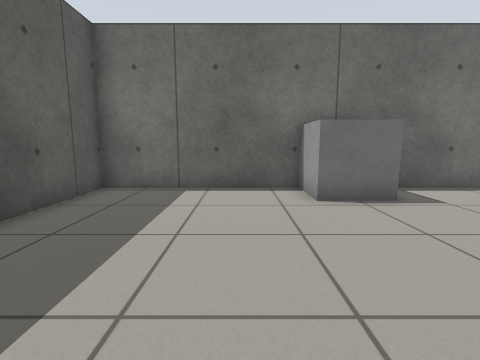
view 1 (above)

23 first-person views from a walk through a Gazebo world. The camera is 0.72 m above the floor, tilts 8° down and sees 85° across. The floor is counted in squares, 0.5 m on a side. Each view is taken from the middle of a square. On the plan, view 1 faces up. The plan holds only what a view shows up to about 13 squares ahead; the rest is blank. Robots are left out.

view 2
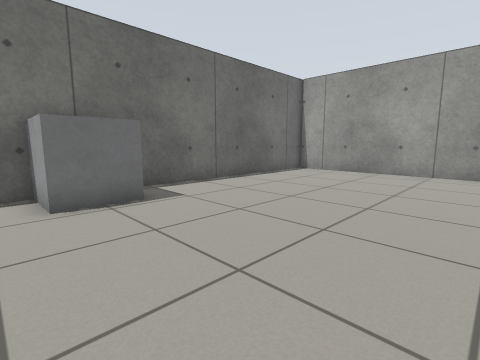

view 3
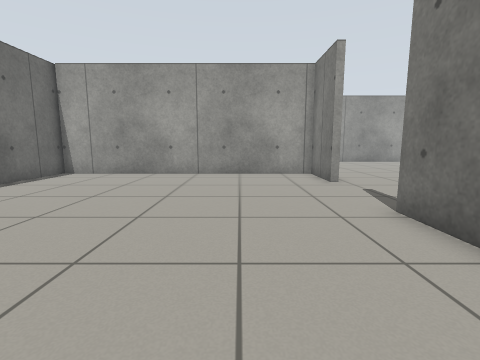

view 4
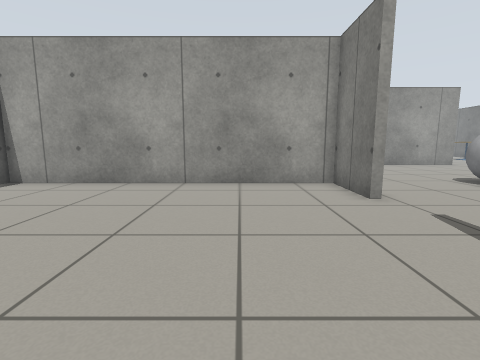

view 5
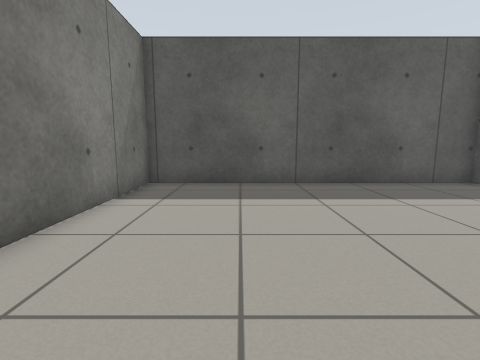

view 6
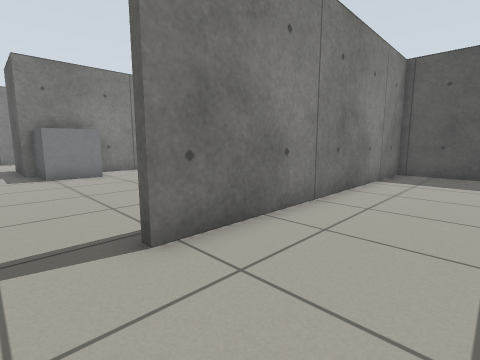

view 7
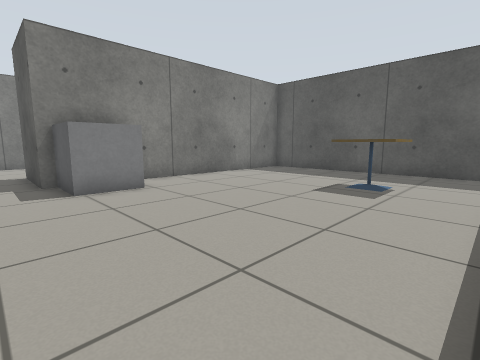

view 8
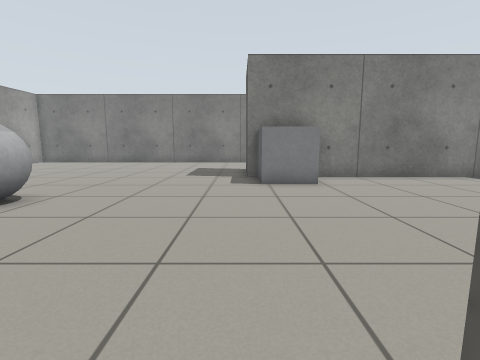

view 9
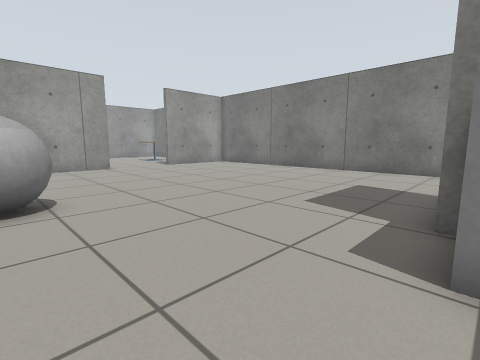

view 10
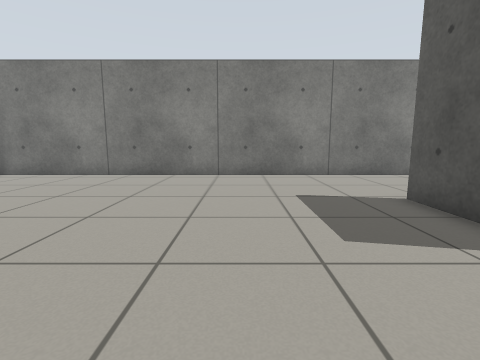

view 11
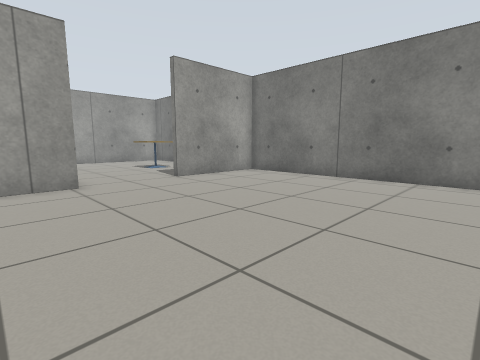

view 12
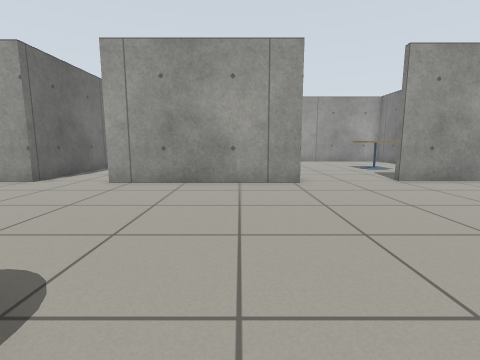

view 13
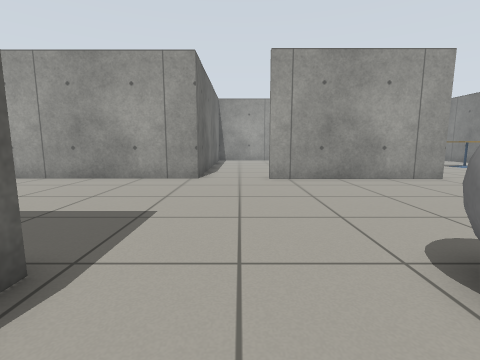

view 14
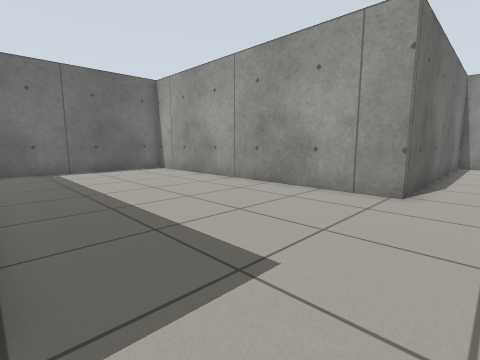

view 15
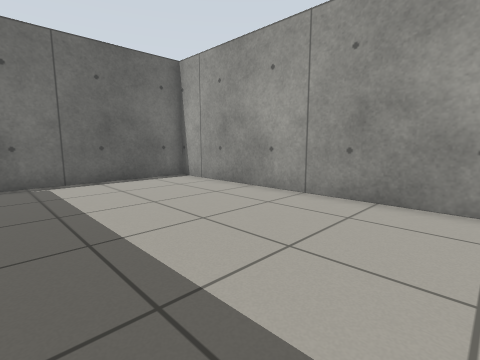

view 16
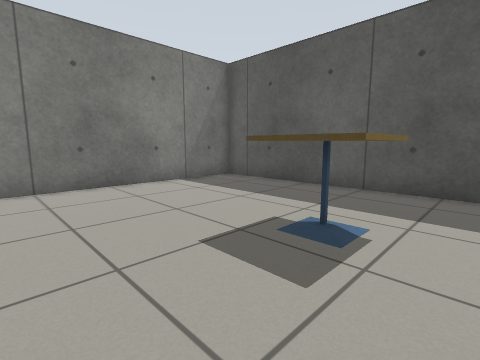

view 17
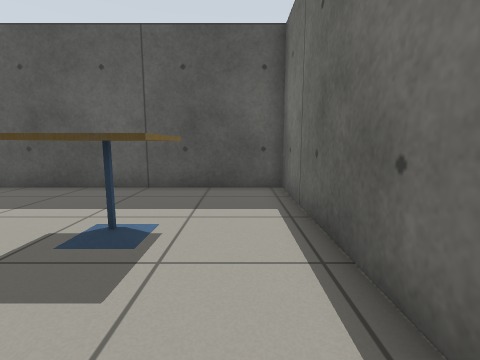

view 18
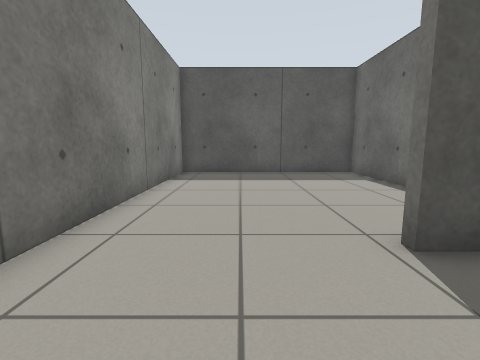

view 19
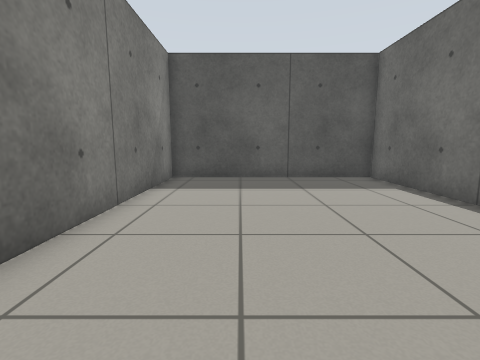

view 20
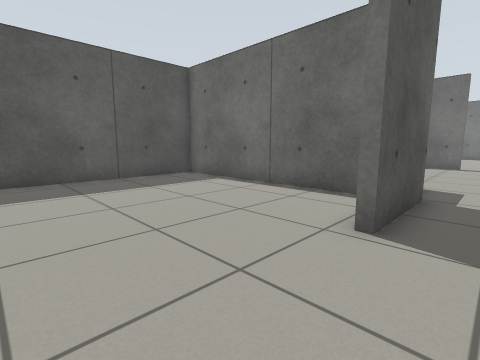

view 21
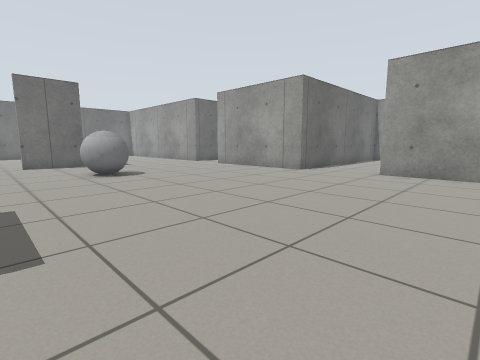

view 22
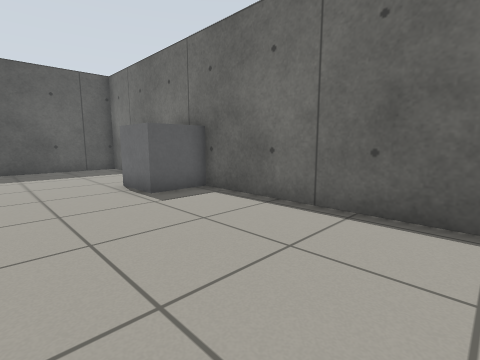

view 23
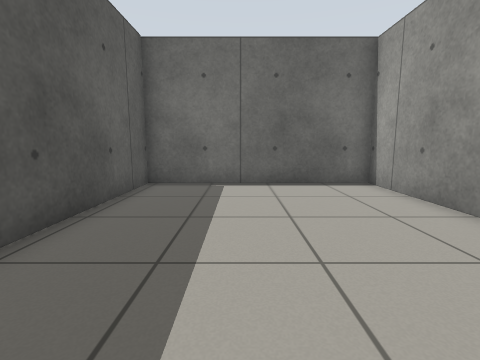

### Floor plan
Points are (right, up) in squares from view 1. A wall is a line through its corners. A room is listed if a view was taken in it or the views show most of it. See-through windows are left out.
Room 1 (views 1, 2, 3, 4, 5, 6, 8, 22)
walls: (11.6, -3.3) (14.4, -3.3) (14.4, 8.4); (15, 8.4) (-4.4, 8.4) (-4.4, -3.3) (7.5, -3.3)
ways out: opening at (9.5, -4) to room 2
objects: grey box (2, 7) to (4, 8)
Room 2 (views 7, 9, 10, 11, 12, 13, 14, 15, 16, 17, 18, 19, 20, 21, 23)
walls: (6.5, -14.2) (7.7, -14.2) (7.7, -17.7); (22.7, -4.3) (22.7, 8.4) (15, 8.4); (22.5, -14.2) (22.5, -7.1); (2.8, -3.6) (-4.4, -3.6) (-4.4, -14.2) (5.5, -14.2); (8.5, -22.9) (23, -22.9); (23, -21.5) (23, -18.1); (14.7, 8.4) (14.7, 2.5)
ways out: opening at (9.5, -4) to room 1; opening at (8, -20) to room 3; opening at (23, -16.5); opening at (23, -6)
objects: cafe table (-1, -8) to (1, -6); grey box (5, -14) to (7, -12); grey ball (13, -10) to (15, -8)
Room 3 (no view inside)
walls: (7.7, -17.7) (7.2, -17.7); (5.6, -14.5) (-2, -14.5) (-2, -22.9) (8.5, -22.9); (5.5, -14.2) (6.5, -14.2)
ways out: opening at (8, -20) to room 2

Where each view was taken, in squares from view 1:
view 1: 0 up, 0 right, facing up
view 2: 0 up, 1 right, facing up-right
view 3: 0 up, 2 right, facing right
view 4: 0 up, 5 right, facing right
view 5: 0 up, 5 right, facing left
view 6: 0 up, 9 right, facing down-left
view 7: 4 down, 9 right, facing down-left
view 8: 3 down, 8 right, facing down
view 9: 9 down, 7 right, facing down-right
view 10: 11 down, 12 right, facing down
view 11: 12 down, 13 right, facing down-right
view 12: 12 down, 13 right, facing right
view 13: 6 down, 12 right, facing right
view 14: 6 down, 15 right, facing up-right
view 15: 2 down, 16 right, facing up-right
view 16: 5 down, 4 right, facing down-left
view 17: 5 down, 4 right, facing left
view 18: 20 down, 11 right, facing left
view 19: 20 down, 9 right, facing left
view 20: 22 down, 9 right, facing up-left
view 21: 22 down, 10 right, facing up-right
view 22: 3 up, 11 right, facing up-left
view 23: 1 down, 18 right, facing up
